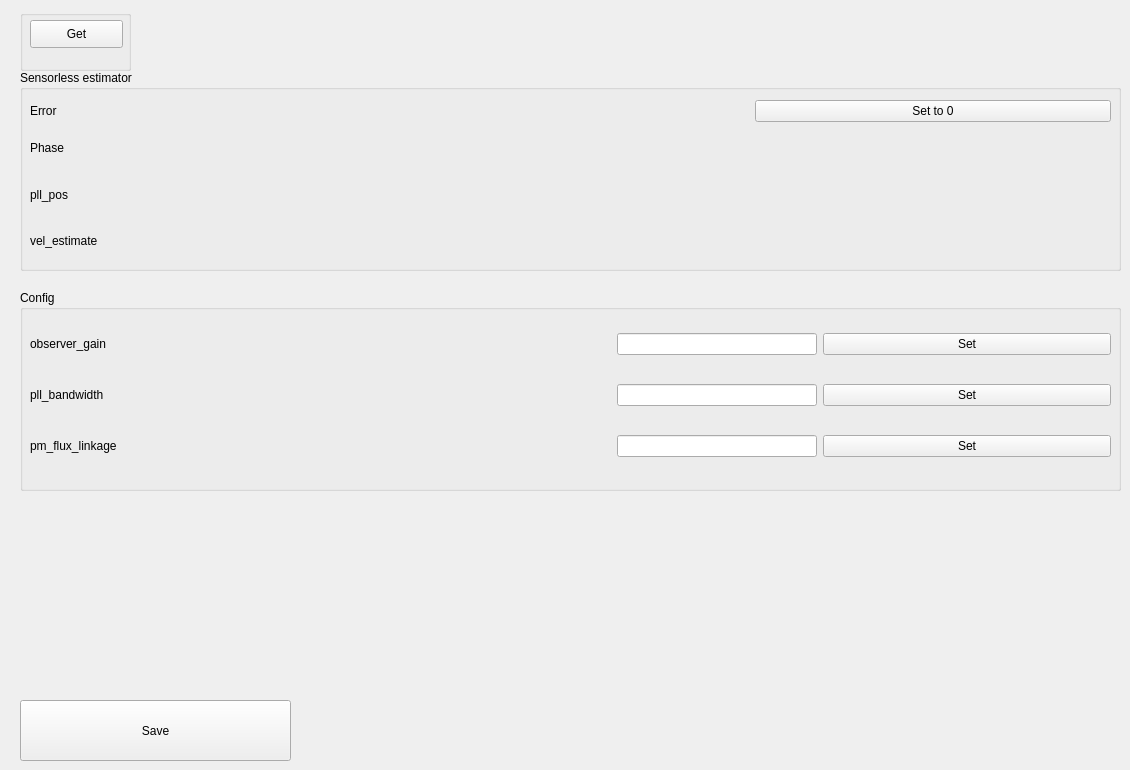
  <widget class="QWidget" name="tab_12">
   <attribute name="title">
    <string>Sensorless estimator</string>
   </attribute>
   <widget class="QGroupBox" name="groupBox_12">
    <property name="geometry">
     <rect>
      <x>20</x>
      <y>70</y>
      <width>1101</width>
      <height>201</height>
     </rect>
    </property>
    <property name="title">
     <string>Sensorless estimator</string>
    </property>
    <widget class="QWidget" name="gridLayoutWidget_12">
     <property name="geometry">
      <rect>
       <x>10</x>
       <y>30</y>
       <width>1081</width>
       <height>161</height>
      </rect>
     </property>
     <layout class="QGridLayout" name="gridLayout_12">
      <item row="3" column="1">
       <widget class="QLabel" name="lsnesorless_estimatorvel_estimate">
        <property name="minimumSize">
         <size>
          <width>0</width>
          <height>0</height>
         </size>
        </property>
        <property name="text">
         <string/>
        </property>
       </widget>
      </item>
      <item row="3" column="0">
       <widget class="QLabel" name="label_90">
        <property name="text">
         <string>vel_estimate</string>
        </property>
       </widget>
      </item>
      <item row="2" column="0">
       <widget class="QLabel" name="label_97">
        <property name="text">
         <string>pll_pos</string>
        </property>
       </widget>
      </item>
      <item row="1" column="1">
       <widget class="QLabel" name="lsensorless_estimatorphase">
        <property name="text">
         <string/>
        </property>
       </widget>
      </item>
      <item row="0" column="2">
       <widget class="QPushButton" name="pbsetsensorless_estimatorerror">
        <property name="text">
         <string>Set to 0</string>
        </property>
       </widget>
      </item>
      <item row="0" column="1">
       <widget class="QLabel" name="lsensorless_estimatorerror">
        <property name="text">
         <string/>
        </property>
       </widget>
      </item>
      <item row="0" column="0">
       <widget class="QLabel" name="lsensorless_estimatorerror_1">
        <property name="text">
         <string>Error</string>
        </property>
       </widget>
      </item>
      <item row="2" column="1">
       <widget class="QLabel" name="lpll_pos">
        <property name="text">
         <string/>
        </property>
       </widget>
      </item>
      <item row="1" column="0">
       <widget class="QLabel" name="label_98">
        <property name="text">
         <string>Phase</string>
        </property>
       </widget>
      </item>
     </layout>
    </widget>
   </widget>
   <widget class="QGroupBox" name="groupBox_13">
    <property name="geometry">
     <rect>
      <x>20</x>
      <y>290</y>
      <width>1101</width>
      <height>201</height>
     </rect>
    </property>
    <property name="title">
     <string>Config</string>
    </property>
    <widget class="QWidget" name="gridLayoutWidget_13">
     <property name="geometry">
      <rect>
       <x>10</x>
       <y>20</y>
       <width>1081</width>
       <height>171</height>
      </rect>
     </property>
     <layout class="QGridLayout" name="gridLayout_13">
      <item row="0" column="1">
       <widget class="QLabel" name="lobserver_gain">
        <property name="text">
         <string/>
        </property>
       </widget>
      </item>
      <item row="1" column="0">
       <widget class="QLabel" name="label_108">
        <property name="text">
         <string>pll_bandwidth</string>
        </property>
       </widget>
      </item>
      <item row="0" column="0">
       <widget class="QLabel" name="label_100">
        <property name="text">
         <string>observer_gain</string>
        </property>
       </widget>
      </item>
      <item row="1" column="3">
       <widget class="QPushButton" name="pbsetpll_bandwidth">
        <property name="text">
         <string>Set</string>
        </property>
       </widget>
      </item>
      <item row="2" column="3">
       <widget class="QPushButton" name="pbsetpm_flux_linkage">
        <property name="text">
         <string>Set</string>
        </property>
       </widget>
      </item>
      <item row="2" column="0">
       <widget class="QLabel" name="label_109">
        <property name="text">
         <string>pm_flux_linkage</string>
        </property>
       </widget>
      </item>
      <item row="2" column="1">
       <widget class="QLabel" name="lpm_flux_linkage">
        <property name="text">
         <string/>
        </property>
       </widget>
      </item>
      <item row="0" column="3">
       <widget class="QPushButton" name="pbsetobserver_gain">
        <property name="text">
         <string>Set</string>
        </property>
       </widget>
      </item>
      <item row="1" column="1">
       <widget class="QLabel" name="lpll_bandwidth">
        <property name="text">
         <string/>
        </property>
       </widget>
      </item>
      <item row="0" column="2">
       <widget class="QLineEdit" name="leobserver_gain">
        <property name="maximumSize">
         <size>
          <width>200</width>
          <height>16777215</height>
         </size>
        </property>
       </widget>
      </item>
      <item row="1" column="2">
       <widget class="QLineEdit" name="lepll_bandwidth">
        <property name="maximumSize">
         <size>
          <width>200</width>
          <height>16777215</height>
         </size>
        </property>
       </widget>
      </item>
      <item row="2" column="2">
       <widget class="QLineEdit" name="lepm_flux_linkage">
        <property name="maximumSize">
         <size>
          <width>200</width>
          <height>16777215</height>
         </size>
        </property>
       </widget>
      </item>
     </layout>
    </widget>
   </widget>
   <widget class="QPushButton" name="pbsave_5">
    <property name="geometry">
     <rect>
      <x>20</x>
      <y>700</y>
      <width>271</width>
      <height>61</height>
     </rect>
    </property>
    <property name="text">
     <string>Save</string>
    </property>
   </widget>
   <widget class="QGroupBox" name="groupBox_17">
    <property name="geometry">
     <rect>
      <x>20</x>
      <y>10</y>
      <width>111</width>
      <height>61</height>
     </rect>
    </property>
    <property name="title">
     <string/>
    </property>
    <widget class="QPushButton" name="pbgetsensorless_estimator">
     <property name="geometry">
      <rect>
       <x>10</x>
       <y>10</y>
       <width>93</width>
       <height>28</height>
      </rect>
     </property>
     <property name="text">
      <string>Get</string>
     </property>
    </widget>
   </widget>
  </widget>
